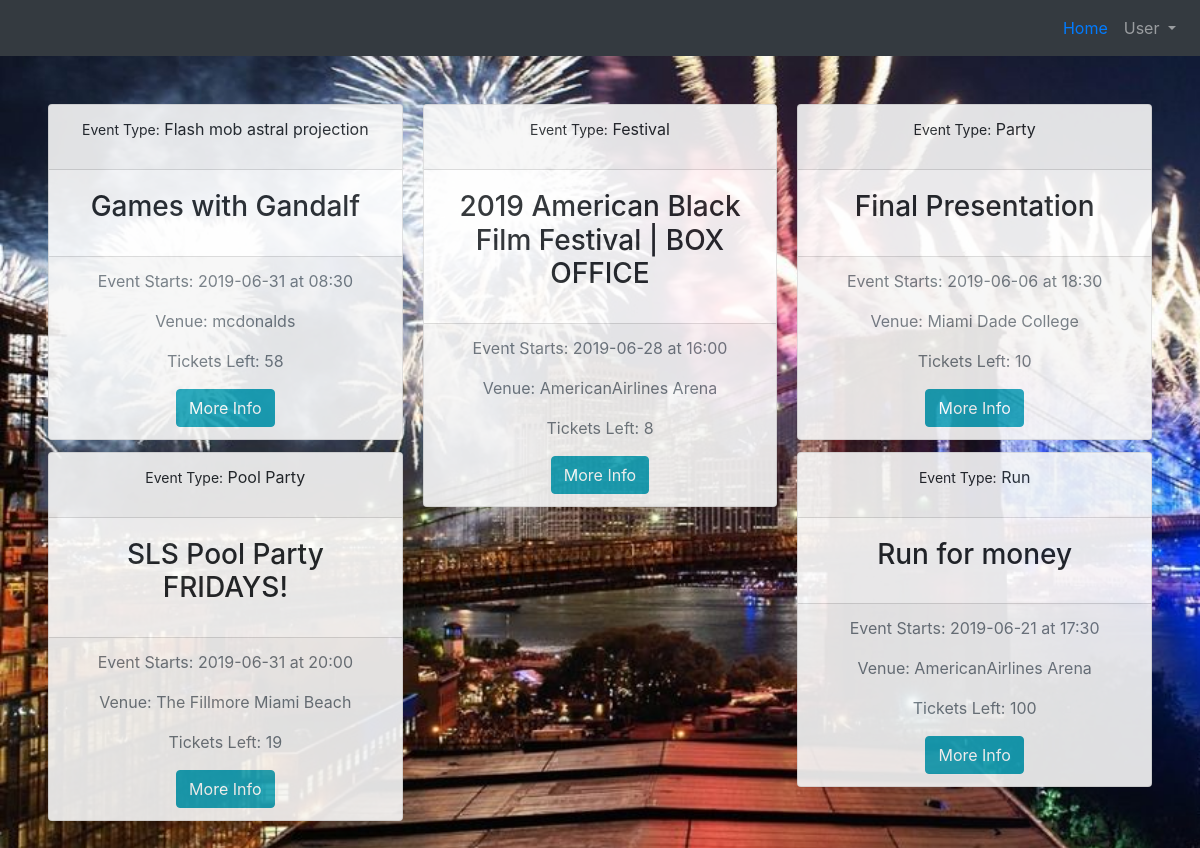
The page / on the database its author committed.
### tables this page shows
CREATE TABLE 'events' ( eventID INTEGER PRIMARY KEY AUTOINCREMENT NOT NULL,'eventName' VARCHAR NOT NULL,'ticketsLeft' INTEGER NOT NULL,
  type VARCHAR NOT NULL,'startDate' date NOT NULL,'endDate' date NOT NULL,
  description VARCHAR NOT NULL,
  venueID INTEGER NOT NULL,
  adminID INTEGER NOT NULL
, 'endTime'  time NOT NULL  , 'startTime'  time NOT NULL  );

CREATE TABLE 'venues' ( venueID INTEGER PRIMARY KEY AUTOINCREMENT NOT NULL,'venueName' VARCHAR NOT NULL,
  capacity INTEGER NOT NULL,
  address1 VARCHAR NOT NULL,
  address2 VARCHAR NOT NULL,
  city VARCHAR NOT NULL,
  state CHAR(2) NOT NULL,
  zip CHAR(5) NOT NULL,
  adminID INTEGER NOT NULL
);

### application.py (the view)
@app.route("/")
def index():
    if 'admin' in session.keys():
        return redirect("/admin")
    """ Show a list of event thumbnail images which point to selected single event page """
    events = db.execute(allEventQry)
    venues = db.execute(allVenueQry)
    for event in events:
        for venue in venues:
            if venue["venueID"] == event["venueID"]:
                event["venueName"] = venue["venueName"]
    return render_template("index.html", events=events)

### application.py (called while the page is built)
@app.after_request
def after_request(response):
    response.headers["Cache-Control"] = "no-cache, no-store, must-revalidate"
    response.headers["Expires"] = 0
    response.headers["Pragma"] = "no-cache"
    return response

### templates/index.html (shortened to what this page needs)
{% extends "base.html" %}
{% block body %}
<div class="card-columns text-center">
{% for event in events %}
        <div class="card">
            <div>
                <div class="card-header">
                    <p><span style="font-size:14px">Event Type:</span> {{ event.type }}</p>
                </div>
                <div class="card-body">
                    <h3 class="card-title">{{ event.eventName }}</h4>
                </div>
                <div class="card-footer text-muted">
                    <p>Event Starts: {{ event.startDate }} at {{ event.startTime }}</p>
                    <p>Venue: {{ event.venueName }}</p>
                    <p>Tickets Left: {{ event.ticketsLeft }}</p>
                    <a href="{{ '/event/%s'%event.eventID|urlencode }}" class="btn btn-info">More Info</a>
                </div>
            </div>
        </div>
    {% endfor %}
</div>
{%endblock %}

### templates/index.html (style rules this page uses)
body { background-image: url("./static/img/event_pic/main.jpg"); background-repeat: no-repeat; background-color: #cccccc; background-size: cover; }
.card { opacity: 0.9; }

### rows shown on the page
events: type "Flash mob astral projection", eventName "Games with Gandalf", startDate "2019-06-31", startTime "08:30", venueName "mcdonalds", ticketsLeft "58"
events: type "Pool Party", eventName "SLS Pool Party FRIDAYS!", startDate "2019-06-31", startTime "20:00", venueName "The Fillmore Miami Beach", ticketsLeft "19"
events: type "Festival", eventName "2019 American Black Film Festival | BOX OFFICE", startDate "2019-06-28", startTime "16:00", venueName "AmericanAirlines Arena", ticketsLeft "8"
events: type "Party", eventName "Final Presentation", startDate "2019-06-06", startTime "18:30", venueName "Miami Dade College", ticketsLeft "10"
events: type "Run", eventName "Run for money", startDate "2019-06-21", startTime "17:30", venueName "AmericanAirlines Arena", ticketsLeft "100"
